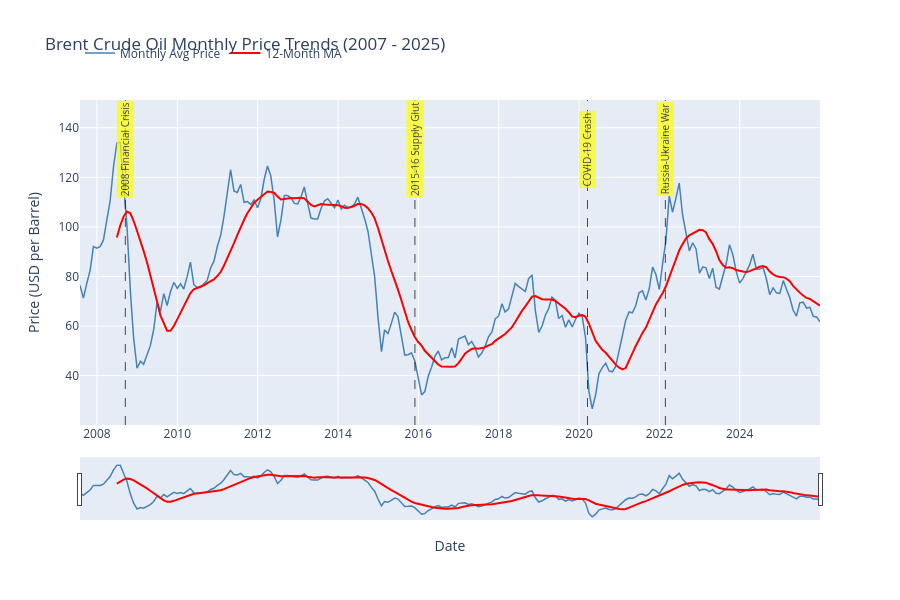

Notebook cell for this chart:
### Code cell
import plotly.graph_objects as go

df_monthly = df_merged['Brent_Close'].resample('ME').mean()
ma12 = df_monthly.rolling(window=12).mean()

fig = go.Figure()

#Monthly Price line
fig.add_trace(go.Scatter(
    x=df_monthly.index,
    y=df_monthly,
    name='Monthly Avg Price',
    line=dict(color='steelblue', width=1.5)
))

#12 month Moving Average
fig.add_trace(go.Scatter(
    x=df_monthly.index,
    y=ma12,
    name='12-Month MA',
    line=dict(color='red', width=2)
))

#Event markers
events = {
    '2008 Financial Crisis' : '2008-09-15',
    '2015-16 Supply Glut'   : '2015-12-01',
    'COVID-19 Crash'        : '2020-03-18',
    'Russia-Ukraine War'    : '2022-02-24'
}

for label, date in events.items():
    fig.add_vline(
        x=date,
        line_dash='dash',
        line_color='black',
        line_width=1,
        opacity=0.7
    )
    fig.add_annotation(
        x=date,
        y=df_monthly.max() * 0.98,
        text=label,
        showarrow=False,
        textangle=-90,
        font=dict(size=10, color='black'),
        bgcolor='yellow',
        opacity=0.7
    )

fig.update_layout(
    title='Brent Crude Oil Monthly Price Trends (2007 - 2025)',
    xaxis=dict(
        title='Date',
        rangeslider=dict(visible=True),
        type='date'
    ),
    yaxis=dict(title='Price (USD per Barrel)'),
    legend=dict(x=0, y=1.1, orientation='h'),
    height=600
)

fig.show()

### Figure 1 — Plotly figure (JSON) as saved in the notebook; plotly's stock layout.template omitted (floating-point values rounded to 4 significant figures; data arrays with more than 128 entries replaced by an {"elided": "..."} marker saying what was removed)
{"data": [{"line": {"color": "steelblue", "width": 1.5}, "name": "Monthly Avg Price", "type": "scatter", "x": {"elided": "222 str values"}, "y": {"elided": "222 float values"}}, {"line": {"color": "red", "width": 2}, "name": "12-Month MA", "type": "scatter", "x": {"elided": "222 str values"}, "y": {"elided": "222 float values"}}], "layout": {"annotations": [{"bgcolor": "yellow", "font": {"color": "black", "size": 10}, "opacity": 0.7, "showarrow": false, "text": "2008 Financial Crisis", "textangle": -90, "x": "2008-09-15", "y": 131.4}, {"bgcolor": "yellow", "font": {"color": "black", "size": 10}, "opacity": 0.7, "showarrow": false, "text": "2015-16 Supply Glut", "textangle": -90, "x": "2015-12-01", "y": 131.4}, {"bgcolor": "yellow", "font": {"color": "black", "size": 10}, "opacity": 0.7, "showarrow": false, "text": "COVID-19 Crash", "textangle": -90, "x": "2020-03-18", "y": 131.4}, {"bgcolor": "yellow", "font": {"color": "black", "size": 10}, "opacity": 0.7, "showarrow": false, "text": "Russia-Ukraine War", "textangle": -90, "x": "2022-02-24", "y": 131.4}], "height": 600, "legend": {"orientation": "h", "x": 0, "y": 1.1}, "shapes": [{"line": {"color": "black", "dash": "dash", "width": 1}, "opacity": 0.7, "type": "line", "x0": "2008-09-15", "x1": "2008-09-15", "xref": "x", "y0": 0, "y1": 1, "yref": "y domain"}, {"line": {"color": "black", "dash": "dash", "width": 1}, "opacity": 0.7, "type": "line", "x0": "2015-12-01", "x1": "2015-12-01", "xref": "x", "y0": 0, "y1": 1, "yref": "y domain"}, {"line": {"color": "black", "dash": "dash", "width": 1}, "opacity": 0.7, "type": "line", "x0": "2020-03-18", "x1": "2020-03-18", "xref": "x", "y0": 0, "y1": 1, "yref": "y domain"}, {"line": {"color": "black", "dash": "dash", "width": 1}, "opacity": 0.7, "type": "line", "x0": "2022-02-24", "x1": "2022-02-24", "xref": "x", "y0": 0, "y1": 1, "yref": "y domain"}], "title": {"text": "Brent Crude Oil Monthly Price Trends (2007 - 2025)"}, "xaxis": {"rangeslider": {"visible": true}, "title": {"text": "Date"}, "type": "date"}, "yaxis": {"title": {"text": "Price (USD per Barrel)"}}}}
